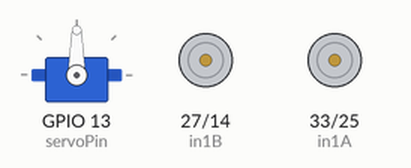
Simulated run of this sketch. Board: ESP32. Parts: servo, motor-driver pin pairs drawn as motors (green arrow = first pin HIGH = forward, orange = second pin HIGH = backward, longer = more drive, scaled by the enable pin).

Above: at 0.0 s.
At 5.1 s:
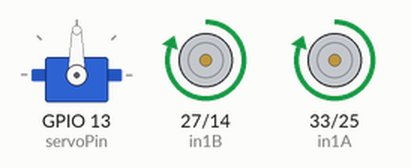
At 9.1 s:
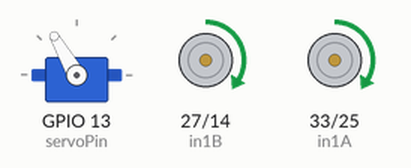
At 13.1 s:
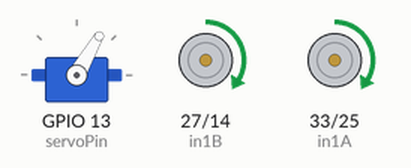
At 21.1 s:
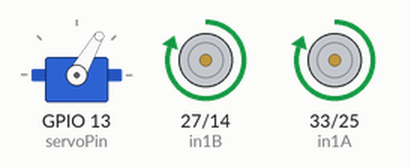
At 37.1 s:
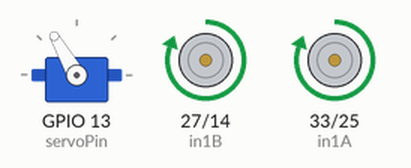
Timing chart, 0 to 40.0 s (numbered marks = the images above):
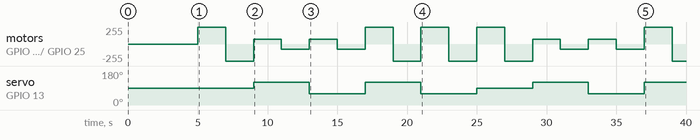

The sketch:

PredefinedDriving.ino
```cpp
#include <ESP32Servo.h>

//Define Pins
//H-Bridge Pins
const int in1A = 33;
const int in2A = 25;
const int in1B = 27;
const int in2B = 14;
//PWM Pins
const int pwmA = 32;
const int pwmB = 26;
//Servo Position Pin
const int servoPin = 13;

// Motor Speed Values - Start at zero
int MotorSpeedFront = 0;
int MotorSpeedRear = 0;

//Initialize Servo, and position
Servo myServo;
int pos = 0;

//Function Prototypes
void setDirection(bool forward);

void setup() {
  //Initialize pins for motors
  pinMode(pwmA, OUTPUT);
  pinMode(pwmB, OUTPUT);
  pinMode(in1A, OUTPUT);
  pinMode(in2A, OUTPUT);
  pinMode(in1B, OUTPUT);
  pinMode(in2B, OUTPUT);
  pinMode(servoPin, OUTPUT);
  myServo.attach(servoPin);

  //Wait 5s
  delay(5000);
}

void loop() {

  //Move forward 2000ms
  setDirection(true);
  analogWrite(pwmA, 255);
  analogWrite(pwmB, 255);
  myServo.write(90);
  delay(2000);
  //Move backward 2000ms
  setDirection(false);
  analogWrite(pwmA, 255);
  analogWrite(pwmB, 255);
  myServo.write(90);
  delay(2000);
  //ORIGINAL POSITION

  //Move forward, turn right slowly 2000ms
  setDirection(true);
  analogWrite(pwmA, 75);
  analogWrite(pwmB, 75);
  myServo.write(120);
  delay(2000);
  //Move backwards, turn right slowly 2000ms
  setDirection(false);
  analogWrite(pwmA, 75);
  analogWrite(pwmB, 75);
  myServo.write(120);
  delay(2000);
  //ORIGINAL POSITION

  //Move forward, turn left slowly 2000ms
  setDirection(true);
  analogWrite(pwmA, 75);
  analogWrite(pwmB, 75);
  myServo.write(60);
  delay(2000);
  //Move backwards, turn left slowly 2000ms
  setDirection(false);
  analogWrite(pwmA, 75);
  analogWrite(pwmB, 75);
  myServo.write(60);
  delay(2000);
  //ORIGINAL POSITION

  //Move forward, turn right quickly 2000ms
  setDirection(true);
  analogWrite(pwmA, 255);
  analogWrite(pwmB, 255);
  myServo.write(120);
  delay(2000);
  //Move backwards, turn right quickly 2000ms
  setDirection(false);
  analogWrite(pwmA, 255);
  analogWrite(pwmB, 255);
  myServo.write(120);
  delay(2000);
  //ORIGINAL POSITION

  //Move forward, turn left quickly 2000ms
  setDirection(true);
  analogWrite(pwmA, 255);
  analogWrite(pwmB, 255);
  myServo.write(60);
  delay(2000);
  //Move backwards, turn left quickly 2000ms
  setDirection(false);
  analogWrite(pwmA, 255);
  analogWrite(pwmB, 255);
  myServo.write(60);
  delay(2000);
  //ORIGINAL POSITION
}

void setDirection(bool forward) {
  if (forward) {
    digitalWrite(in1A, HIGH);
    digitalWrite(in2A, LOW);
    digitalWrite(in1B, HIGH);
    digitalWrite(in2B, LOW);
  } else {
    digitalWrite(in1A, LOW);
    digitalWrite(in2A, HIGH);
    digitalWrite(in1B, LOW);
    digitalWrite(in2B, HIGH);
  }
}
```

Measured:
- by itself, servo on GPIO 13 (servoPin): 90° → 120° at 9.0 s, → 60° 4.0 s later, → 120° 4.0 s later, → 60° 4.0 s later, … (8 changes in this stretch)
- by itself, motor on GPIO 27 (in1B) / GPIO 14 (in2B), motor on GPIO 33 (in1A) / GPIO 25 (in2A): stopped → forward 255/255 at 5.0 s, → backward 255/255 2.0 s later, → forward 75/255 2.0 s later, → backward 75/255 2.0 s later, … (18 changes in this stretch)
